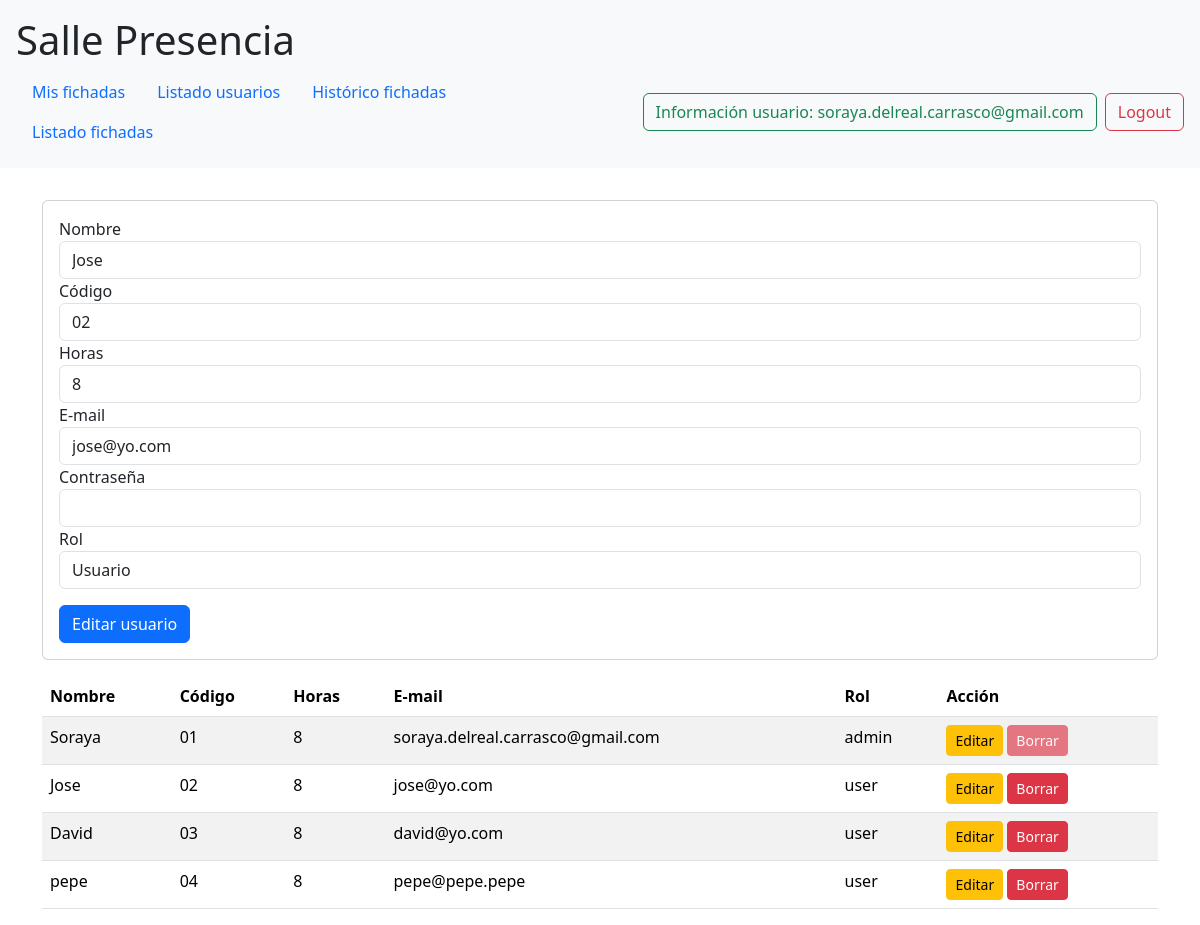
Page /gestionusuarios.php?id=10&accion=cargar_editar (signed in) on the committed database.
### tables this page shows
CREATE TABLE `usuarios` (
  `id_usuario` int(11) NOT NULL AUTO_INCREMENT,
  `nombre` varchar(100) NOT NULL,
  `email` varchar(45) NOT NULL,
  `password` varchar(145) NOT NULL,
  `codigo` varchar(50) NOT NULL,
  `horas` int(11) NOT NULL,
  `rol` varchar(5) NOT NULL,
  PRIMARY KEY (`id_usuario`),
  UNIQUE KEY `email_unique` (`email`)
);

### clsUsuario.php (called while the page is built, shortened)
<?php
require_once 'conexion.php';
class Usuario extends Conexion
{
  private $id;
  private $nombre;
  private $email;
  private $codigo;
  private $horas;
  private $rol;
  public function getId()
  {
    return $this->id;
  }
  public function getNombre()
  {
    return $this->nombre;
  }
  public function getEmail()
  {
    return $this->email;
  }
  public function getCodigo()
  {
    return $this->codigo;
  }
  public function getHoras()
  {
    return $this->horas;
  }
  public function getRol()
  {
    return $this->rol;
  }
  public function setId($id)
  {
    $this->id = $id;
  }
  public function setNombre($nombre)
  {
    $this->nombre = $nombre;
  }
  public function setCodigo($codigo)
  {
    $this->codigo = $codigo;
  }
  public function setHoras($horas)
  {
    $this->horas = $horas;
  }
  public function setEmail($email)
  {
    $this->email = $email;
  }
  public function setRol($rol)
  {
    $this->rol = $rol;
  }
  public function listar()
  {
    $sql = "SELECT id_usuario, nombre, email, codigo, horas, rol FROM usuarios";
    $bd_conexion = $this->conecta()->prepare($sql);
    $bd_conexion->execute();
    $respuesta = $bd_conexion->fetchAll(PDO::FETCH_ASSOC);
    return $respuesta;
  }
  public function cargar($id_usuario)
  {
    $sql = "SELECT id_usuario, nombre, codigo, horas, email, password, rol FROM usuarios WHERE id_usuario = :id";
    $bd_conexion = $this->conecta()->prepare($sql);
    $bd_conexion->bindParam(':id', $id_usuario);
    $bd_conexion->execute();
    $respuesta = $bd_conexion->fetch(PDO::FETCH_ASSOC);
    return $respuesta;
  }
}

### conexion.php (called while the page is built, shortened)
<?php
    class Conexion {
        public function conecta(
            $host = self::HOST,
            $base_de_datos = self::BASE_DE_DATOS,
            $usuario = self::USUARIO,
            $contrasena = self::CONTRASENA,
        ) {
            try {
                $link = new PDO(
                    "mysql:host=".$host.";dbname=".$base_de_datos,
                    $usuario,
                    $contrasena,
                );
                return $link;
            } catch (PDOException $e) {
                die("Error connecting to the database: ". $e->getMessage());
            }
        }
    }
?>

### gestionusuarios.php (the view, shortened to what this page needs)
<!DOCTYPE html>
<html lang="es">
<head>
  <?php require_once "headContenido.php"; ?>
</head>
<body>
  <?php
  require_once "cabecera.php";
  ?>
  <div class="container">
    <div class="row">
      <div class="col-12">
        <?php
        require_once "clsUsuario.php";
        ?>
        <?php if (isset($_GET["accion"]) && $_GET["accion"] === "crear"): ?>
          <?php
          if (
            !empty($_POST["nombre"]) &&
            isset($_POST["codigo"]) &&
            isset($_POST["horas"]) &&
            !empty($_POST["email"]) &&
            !empty($_POST["contrasena"]) &&
            !empty($_POST["rol"])
          ) {
            $nuevo_usuario = new Usuario();
            $respuestaCrear = $nuevo_usuario->crear(
              $_POST["nombre"],
              $_POST["codigo"],
              $_POST["horas"],
              $_POST["email"],
              $_POST["contrasena"],
              $_POST["rol"]
            );
            if (!$respuestaCrear) {
              $_SESSION["error"] = "El usuario ya existe";
              header("Location: gestionusuarios.php");
              die;
            } else {
              $_SESSION["mensaje"] = "Usuario creado con éxito";
              header("Location: gestionusuarios.php");
              die;
            }
          }
          ?>
        <?php elseif (isset($_GET["accion"]) && $_GET["accion"] === "cargar_editar"): ?>
          <?php
          if (isset($_GET["id"])) {
            $usuario_c_e = new Usuario();
            $usuario_c_e->cargar($_GET["id"]);
          }
          ?>
        <?php endif; ?>
        <div class="card mt-3">
          <div class="card-body">
            <form
              method="POST"
              <?php if (isset($usuario_c_e)): ?>
              action="gestionusuarios.php?accion=editar&id=<?php echo $usuario_c_e->getId() ?>"
              <?php else: ?>
              action="gestionusuarios.php?accion=crear"
              <?php endif; ?>>
              <div class="form-group">
                <label for="nombre">Nombre</label>
                <input
                  type="text"
                  class="form-control"
                  id="nombre"
                  name="nombre"
                  maxlength="255"
                  required
                  <?php if (isset($usuario_c_e)): ?>value="<?php echo $usuario_c_e->getNombre() ?>" <?php endif; ?>>
              </div>
              <div class="form-group">
                <label for="codigo">Código</label>
                <input
                  type="number"
                  class="form-control"
                  id="codigo"
                  name="codigo"
                  required
                  <?php if (isset($usuario_c_e)): ?>value="<?php echo $usuario_c_e->getCodigo() ?>" <?php endif; ?>>
              </div>
              <div class="form-group">
                <label for="horas">Horas</label>
                <input
                  type="number"
                  class="form-control"
                  id="horas"
                  name="horas"
                  required
                  <?php if (isset($usuario_c_e)): ?>value="<?php echo $usuario_c_e->getHoras() ?>" <?php endif; ?>>
              </div>
              <div class="form-group">
                <label for="email">E-mail</label>
                <input
                  type="email"
                  class="form-control"
                  id="email"
                  name="email"
                  required
                  <?php if (isset($usuario_c_e)): ?>value="<?php echo $usuario_c_e->getEmail() ?>" <?php endif; ?>>
              </div>
              <div class="form-group">
                <label for="contrasena">Contraseña</label>
                <input
                  type="password"
                  class="form-control"
                  id="contrasena"
                  name="contrasena"
                  <?php if (!isset($usuario_c_e)): ?>required<?php endif; ?>>
              </div>
              <div class="form-group">
                <label for="rol">Rol</label>
                <select
                  class="form-control"
                  id="rol"
                  name="rol"
                  <?php if (isset($usuario_c_e) && $usuario_c_e->getId() === $_SESSION["usuario"]["id"]): ?>disabled<?php endif; ?>
                >
                  <option
                    value="user"
                    <?php if (isset($usuario_c_e) && $usuario_c_e->getRol() === "user"): ?>selected<?php endif; ?>>
                    Usuario
                  </option>
                </select>
              </div>
              <button type="submit" class="btn btn-primary mt-3">
                <?php if (isset($usuario_c_e)): ?>
                  Editar usuario
                <?php else: ?>
                  Crear usuario
                <?php endif; ?>
              </button>
            </form>
          </div>
        </div>
        <?php
        $usuario = new Usuario();
        $listado_usuarios = $usuario->listar();
        ?>
        <table class="table table-striped mt-3">
          <thead>
            <tr>
              <th>Nombre</th>
              <th>Código</th>
              <th>Horas</th>
              <th>E-mail</th>
              <th>Rol</th>
              <th>Acción</th>
            </tr>
          </thead>
          <tbody>
            <?php foreach ($listado_usuarios as $usuario_tabla): ?>
              <tr>
                <td><?php echo $usuario_tabla["nombre"] ?></td>
                <td><?php echo $usuario_tabla["codigo"] ?></td>
                <td><?php echo $usuario_tabla["horas"] ?></td>
                <td><?php echo $usuario_tabla["email"] ?></td>
                <td><?php echo $usuario_tabla["rol"] ?></td>
                <td>
                  <a
                    href="gestionusuarios.php?id=<?php echo $usuario_tabla["id_usuario"] ?>&amp;accion=cargar_editar"
                    class="btn btn-warning btn-sm">
                    Editar</a>
                  <a
                    href="gestionusuarios.php?id=<?php echo $usuario_tabla["id_usuario"] ?>&amp;accion=eliminar"
                    class="btn btn-danger btn-sm <?php if ($usuario_tabla["id_usuario"] === $_SESSION["usuario"]["id"]): ?>disabled<?php endif; ?>">
                    Borrar
                  </a>
                </td>
              </tr>
            <?php endforeach; ?>
          </tbody>
        </table>
      </div>
    </div>
  </div>
</body>
</html>

### rows in the picture
usuarios: nombre "Jose", codigo "02", horas "8", email "jose@yo.com", rol "Usuario", rol "user"
usuarios: nombre "Soraya", codigo "01", horas "8", email "soraya.delreal.carrasco@gmail.com", rol "admin"
usuarios: nombre "David", codigo "03", horas "8", email "david@yo.com", rol "user"
usuarios: nombre "pepe", codigo "04", horas "8", email "pepe@pepe.pepe", rol "user"

### other values in the picture
$_SESSION["usuario"]["email"] "soraya.delreal.carrasco@gmail.com"
